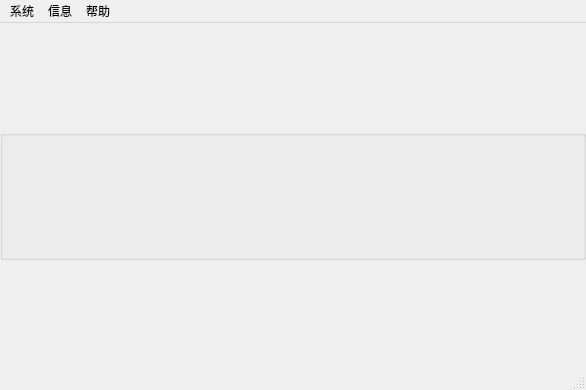
<?xml version="1.0" encoding="UTF-8"?>
<ui version="4.0">
 <class>MainWindow</class>
 <widget class="QMainWindow" name="MainWindow">
  <property name="geometry">
   <rect>
    <x>0</x>
    <y>0</y>
    <width>586</width>
    <height>390</height>
   </rect>
  </property>
  <property name="windowTitle">
   <string>MainWindow</string>
  </property>
  <widget class="QWidget" name="centralWidget">
   <layout class="QVBoxLayout" name="verticalLayout">
    <property name="spacing">
     <number>0</number>
    </property>
    <property name="margin">
     <number>0</number>
    </property>
    <item>
     <widget class="QGroupBox" name="groupBox">
      <property name="minimumSize">
       <size>
        <width>0</width>
        <height>130</height>
       </size>
      </property>
      <property name="maximumSize">
       <size>
        <width>16777215</width>
        <height>130</height>
       </size>
      </property>
      <property name="title">
       <string/>
      </property>
      <property name="flat">
       <bool>false</bool>
      </property>
      <property name="checkable">
       <bool>false</bool>
      </property>
     </widget>
    </item>
    <item>
     <layout class="QHBoxLayout" name="m_MainLayout">
      <property name="spacing">
       <number>0</number>
      </property>
     </layout>
    </item>
   </layout>
  </widget>
  <widget class="QStatusBar" name="statusBar"/>
  <widget class="QMenuBar" name="menuBar">
   <property name="geometry">
    <rect>
     <x>0</x>
     <y>0</y>
     <width>586</width>
     <height>23</height>
    </rect>
   </property>
   <widget class="QMenu" name="menu">
    <property name="title">
     <string>系统</string>
    </property>
    <addaction name="m_UserManagement"/>
    <addaction name="separator"/>
    <addaction name="m_Exit"/>
   </widget>
   <widget class="QMenu" name="menu_2">
    <property name="title">
     <string>信息</string>
    </property>
    <widget class="QMenu" name="menu_3">
     <property name="title">
      <string>信息管理</string>
     </property>
     <addaction name="action_2"/>
     <addaction name="action_4"/>
     <addaction name="action_5"/>
    </widget>
    <addaction name="menu_3"/>
    <addaction name="action_7"/>
   </widget>
   <widget class="QMenu" name="menu_4">
    <property name="title">
     <string>帮助</string>
    </property>
    <addaction name="action"/>
    <addaction name="action_3"/>
   </widget>
   <addaction name="menu"/>
   <addaction name="menu_2"/>
   <addaction name="menu_4"/>
  </widget>
  <action name="m_UserManagement">
   <property name="text">
    <string>账户管理</string>
   </property>
  </action>
  <action name="m_Exit">
   <property name="text">
    <string>退出</string>
   </property>
  </action>
  <action name="action_2">
   <property name="text">
    <string>增加</string>
   </property>
  </action>
  <action name="action_4">
   <property name="text">
    <string>删除</string>
   </property>
  </action>
  <action name="action_5">
   <property name="text">
    <string>修改</string>
   </property>
  </action>
  <action name="action_6">
   <property name="text">
    <string>查询</string>
   </property>
  </action>
  <action name="action">
   <property name="text">
    <string>帮助</string>
   </property>
  </action>
  <action name="action_3">
   <property name="text">
    <string>关于</string>
   </property>
  </action>
  <action name="action_7">
   <property name="text">
    <string>信息查询</string>
   </property>
  </action>
 </widget>
 <layoutdefault spacing="6" margin="11"/>
 <resources/>
 <connections/>
</ui>
